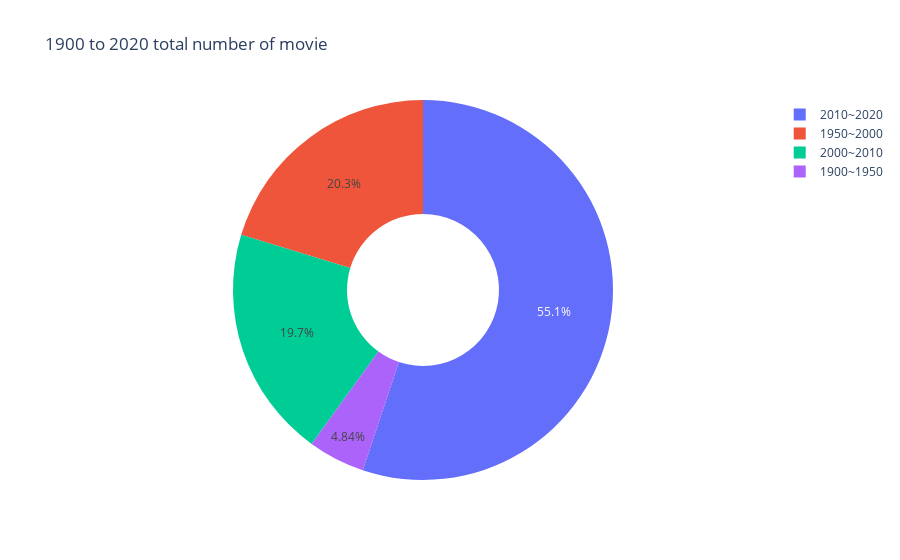

Notebook cell for this chart:
### Markdown cell above
### 년도별 영화수

### Code cell
year_movie = pd.cut(movie['Year'], bins=[0,1950,2000,2010,2020], labels=['1900~1950','1950~2000','2000~2010','2010~2020'])
values = year_movie.value_counts().sort_index()

fig = go.Figure(data=[go.Pie(labels=['1900~1950','1950~2000','2000~2010','2010~2020'], values=values, hole=.4)])
fig.update_layout(title_text = '1900 to 2020 total number of movie')
fig.show()

### Figure 1 — Plotly figure (JSON) as saved in the notebook; plotly's stock layout.template omitted (floating-point values rounded to 4 significant figures)
{"data": [{"hole": 0.4, "labels": ["1900~1950", "1950~2000", "2000~2010", "2010~2020"], "type": "pie", "values": [811, 3401, 3301, 9231]}], "layout": {"title": {"text": "1900 to 2020 total number of movie"}}}
